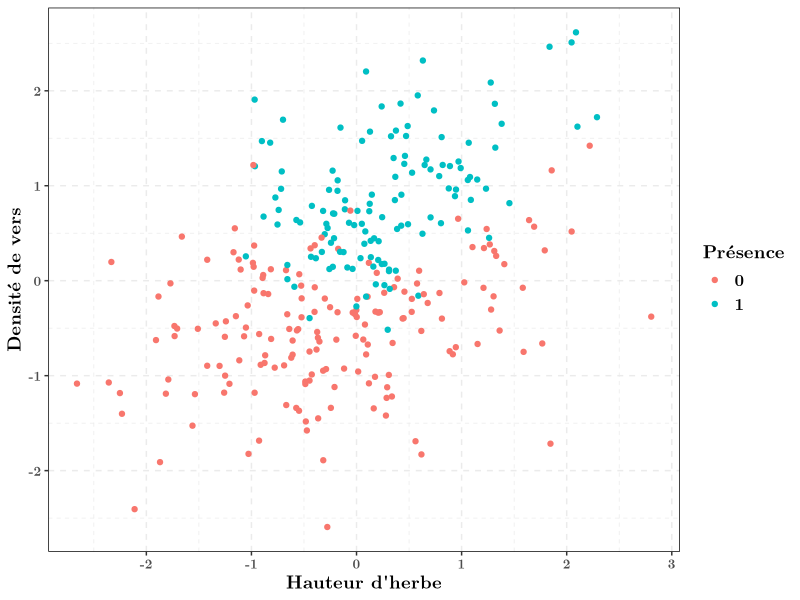
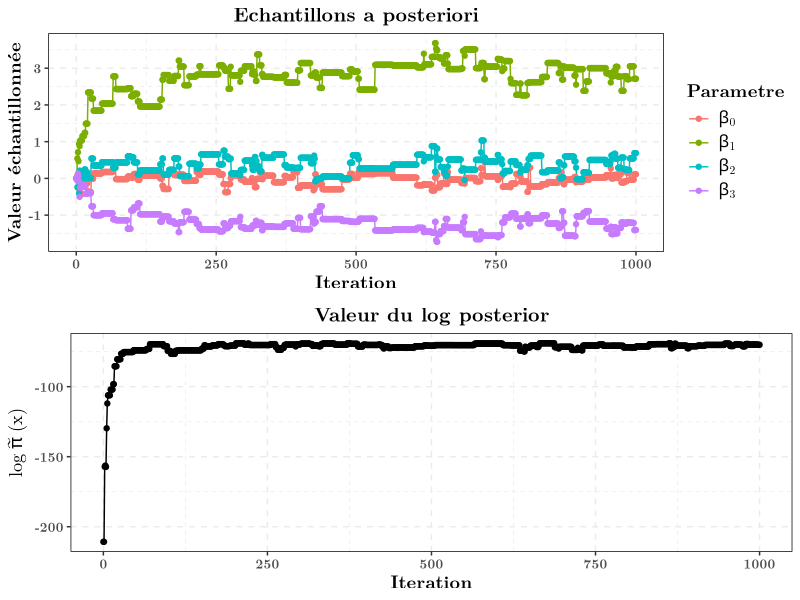
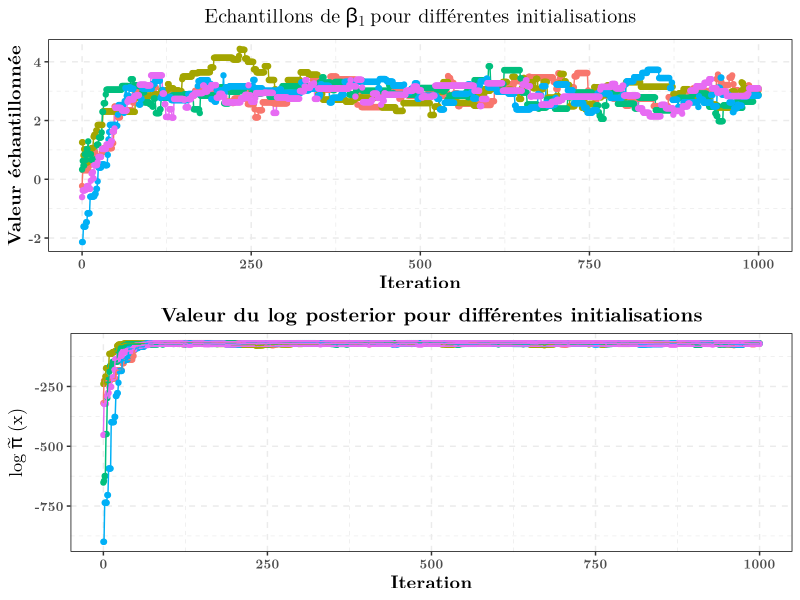
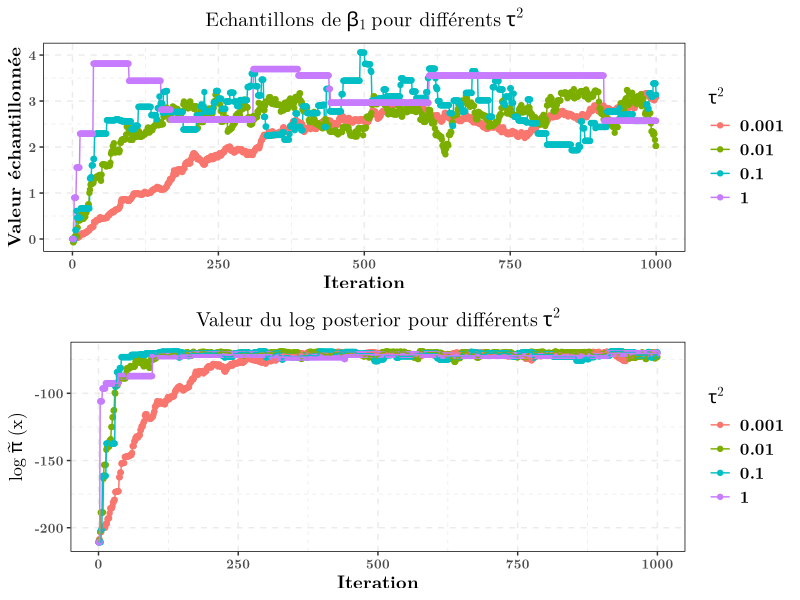
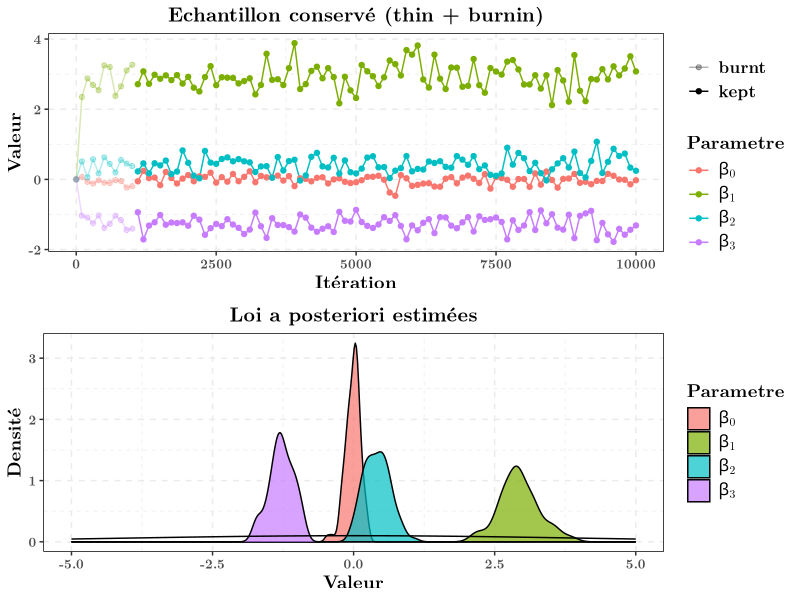

Generate these figures, in order, with R:
## ---- chunk 1
knitr::opts_chunk$set(echo = FALSE, message = FALSE,
                      cache = TRUE,
                      fig.width =  7, 
                      fig.height = 4)
library(tidyverse)
## ---- chunk 2
theme_set(theme_bw() +
            theme(
              panel.border = element_rect(colour = "black",
                                          fill = rgb(0, 0, 0, 0)),
              panel.grid = element_line(linetype = 2),
              plot.background = element_rect(fill = "white"),# bg around panel
              legend.background = element_blank(),
              text = element_text(family = "LM Roman 10", size = 12, face = "bold"),
              axis.title = element_text(size = rel(1.1)),
              legend.text = element_text(size = rel(1)),
              legend.title = element_text(size = rel(1.1)),
              plot.subtitle = element_text(hjust = 0.5, size = rel(1)),
              strip.background = element_rect(fill = "lightgoldenrod1"),
              plot.title = element_text(face = "bold", size = rel(1.2), hjust = 0.5)))
## ---- chunk 3
library(tidyverse)
rm(list = ls())
set.seed(123)
beta_vers <- 3; beta_herbe2 <- -1
beta_0 <- 0.1 * beta_herbe2 ; 
beta_herbe <- 2 * beta_herbe2 * beta_0
beta_true <- c(beta_0, beta_vers, beta_herbe, beta_herbe2)
n_site <- 300
gen_y <- function(v, h, h2){
  prob <- pnorm(beta_0 + v * beta_vers + h * beta_herbe + h2 * beta_herbe2)
  factor(sample(0:1, size = 1, prob = c(1 - prob, prob)),
         levels = c(0,1))
}
donnees_presence <- mixtools::rmvnorm(n_site, 
                                mu = c(0, 0), 
                                sigma = matrix(c(1, 0.5, 0.5, 1), ncol = 2)) %>% 
  as.data.frame() %>% 
  rename(dens_vers = V1, haut_herbe = V2) %>% 
  mutate(haut_herbe_2 = haut_herbe^2) %>% 
  rowwise() %>% 
  mutate(presence = gen_y(dens_vers, haut_herbe, haut_herbe_2)) 
## ---- chunk 4
ggplot(donnees_presence, aes(x = haut_herbe, y = dens_vers)) +
  geom_point(aes(col = presence)) + 
  labs(x = "Hauteur d'herbe", 
       y = "Densité de vers", 
       col = "Présence")
## ---- chunk 5
design_matrix <- donnees_presence %>% 
  select(-presence) %>%
  as.matrix() %>% 
  cbind(intercept = rep(1, nrow(.)), .)
y_vector <- donnees_presence %>% 
  pull(presence) %>% 
  as.character() %>% 
  as.numeric() 
## ---- chunk 6
get_likelihood <- function(beta_vec, X, y, log = FALSE){
  phis <- pnorm(as.numeric(X %*% beta_vec), log.p = T)
  log_likelihood <- rep(NA, nrow(X))
  log_likelihood[y == 1] <- phis[y == 1]
  log_likelihood[y == 0] <- log(1 - exp(phis[y == 0]))
  if(log){
    return(sum(log_likelihood))
  }
  else
    return(exp(sum(log_likelihood)))
}
get_prior <- function(beta_vec, log = FALSE){
  log_prior <- sum(dnorm(length(beta_vec), 0, 4, log = TRUE))
  if(log){
    return(log_prior)
  }
  else{
    return(exp(log_prior))
  }
}
## ---- chunk 7
get_posterior <- function(beta_vec, X, y, log = FALSE){
  log_posterior <- get_prior(beta_vec, log = TRUE)  +
    get_likelihood(beta_vec, X, y, log = TRUE)
  if(log){
    return(log_posterior)
  }
  else{
    return(exp(log_posterior))
  }
}
## ---- chunk 8
get_metropolis_sampling <- function(beta_init, X, y, n_step, tau2 = 1){
  beta_dim <- length(beta_init)
  out <- matrix(ncol = beta_dim, nrow = n_step + 1, 
                dimnames = list(NULL, paste0("beta_", 0:(beta_dim - 1))))
  out[1, ] <- beta_init
  my_tau <- sqrt(tau2)
  accepted <- rep(NA, n_step + 1)
  log_posterior <- rep(NA, n_step + 1)
  log_posterior[1] <- get_posterior(beta_init, X, y, log = TRUE)
  if(is.infinite(log_posterior[1])){
    stop("First log posterior value is infinite, change beta_init")
  }
  for(i in 1:n_step){
    candidate <- rnorm(beta_dim, out[i, ], my_tau)
    candidate_log_posterior <- get_posterior(candidate, X, y, log = TRUE)
    log_u <- log(runif(1))
    accepted[i + 1] <- log_u < (candidate_log_posterior - log_posterior[i])
    if (accepted[i + 1]) {
      out[i + 1, ] <- candidate
      log_posterior[i + 1] <- candidate_log_posterior
    }
    else {
      out[i + 1, ] <- out[i, ]
      log_posterior[i + 1] <- log_posterior[i]
    }
  }
  tibble(iteration = 0:n_step) %>% 
    bind_cols(as_tibble(out)) %>% 
    mutate(log_posterior = log_posterior,
           accepted = accepted,
           tau2 = tau2) %>% 
    return()
}
## ---- chunk 9
premier_mcmc <- get_metropolis_sampling(rep(0, 4), design_matrix, y_vector, 
                                        n_step = 1e3, tau2 = 0.1)
## ---- chunk 10
sample_plot <- select(premier_mcmc,  -log_posterior, -accepted, -tau2) %>% 
  gather(-iteration, key = "Parametre", value = "Sample", factor_key = TRUE) %>% 
  ggplot(aes(x = iteration, y = Sample, colour = Parametre)) +
  geom_line() +
  geom_point() +
  labs(y = "Valeur échantillonnée", x = "Iteration", 
       title = "Echantillons a posteriori") +
  scale_color_discrete(labels = c(expression(beta[0]), expression(beta[1]),
                                 expression(beta[2]), expression(beta[3])))
log_posterior_plot <- ggplot(premier_mcmc) +
  aes(x = iteration, y = log_posterior) +
  geom_point() + 
  geom_line() +
  labs(y = expression("log"~tilde(pi)~"(x)"), x = "Iteration", 
       title = "Valeur du log posterior")
gridExtra::grid.arrange(sample_plot, log_posterior_plot)
## ---- chunk 11
set.seed(123)
mcmc_multiple_start <- rerun(5,
                             get_metropolis_sampling(rnorm(4), 
                                                     X = design_matrix, 
                                                     y = y_vector, 
                                                     n_step = 1e3, tau2 = 0.1)) %>% 
  bind_rows(.id = "Replicate")
## ---- chunk 12
sample_plot <- ggplot(mcmc_multiple_start) +
  aes(x = iteration, y = beta_1, colour = Replicate) +
  geom_line() +
  geom_point() +
  labs(y = "Valeur échantillonnée", x = "Iteration", 
       title = expression("Echantillons de"~beta[1]~"pour différentes initialisations")) +
  theme(legend.position = "none")
log_posterior_plot <- ggplot(mcmc_multiple_start) +
  aes(x = iteration, y = log_posterior, color = Replicate) +
  geom_point() + 
  geom_line() +
  labs(y = expression("log"~tilde(pi)~"(x)"), x = "Iteration", 
       title = "Valeur du log posterior pour différentes initialisations") +
  theme(legend.position = "none")
gridExtra::grid.arrange(sample_plot, log_posterior_plot)
## ---- chunk 13
set.seed(123)
mcmc_multiple_tau <- map_dfr(c(1e-3, 1e-2, 1e-1, 1),
                               function(my_tau)
                                 get_metropolis_sampling(rep(0, 4), 
                                                         X = design_matrix, 
                                                         y = y_vector, 
                                                         n_step = 1e3, tau2 = my_tau))
## ---- chunk 14
sample_plot <- ggplot(mcmc_multiple_tau) +
  aes(x = iteration, y = beta_1, colour = factor(tau2)) +
  geom_line() +
  geom_point() +
  labs(y = "Valeur échantillonnée", x = "Iteration", 
       title = expression("Echantillons de"~beta[1]~"pour différents"~tau^2),
       color = expression(tau^2))
log_posterior_plot <- ggplot(mcmc_multiple_tau) +
  aes(x = iteration, y = log_posterior, color = factor(tau2)) +
  geom_point() + 
  geom_line() +
  labs(y = expression("log"~tilde(pi)~"(x)"), x = "Iteration", 
       title = expression("Valeur du log posterior pour différents"~tau^2),
       color = expression(tau^2)) 
gridExtra::grid.arrange(sample_plot, log_posterior_plot)
## ---- chunk 15
mcmc_multiple_tau %>% 
  group_by(tau2) %>% 
  summarise(taux_acceptation = mean(accepted, na.rm = TRUE)) %>% 
  knitr::kable(col.names = c("$\\tau^2$", "Taux d'acceptation"))
## ---- chunk 16
mcmc_multiple_tau %>% 
  group_by(tau2) %>% 
  summarise(autocorrel = cor(beta_1[-1], beta_1[-n()])) %>% 
  knitr::kable(col.names = c("$\\tau^2$", "Autocorrelation"))
## ---- chunk 17
set.seed(123)
mcmc_multiple_tau <- map_dfr(c(1e-3, 1e-2, 1e-1, 1),
                             function(my_tau)
                               get_metropolis_sampling(rep(0, 4), 
                                                       X = design_matrix, 
                                                       y = y_vector, 
                                                       n_step = 1e4, tau2 = my_tau))
mcmc_multiple_tau %>% 
  filter((iteration %% 100) == 0) %>% 
  group_by(tau2) %>% 
  summarise(autocorrel = cor(beta_1[-1], beta_1[-n()])) %>% 
  knitr::kable(col.names = c("$\\tau^2$", "Autocorrelation"))
## ---- chunk 18
kept_sample_gathered <- mcmc_multiple_tau %>% 
  filter((iteration %% 100) == 0, tau2 == 0.1) %>% 
  mutate(burnin = ifelse(iteration <= 1e3, "burnt", "kept")) %>% 
  select(-log_posterior, -accepted, -tau2) %>% 
  gather(-iteration, -burnin, key = "Parametre", value = "Sample", factor_key = TRUE)
sample_plot <- kept_sample_gathered %>% 
  ggplot(aes(x = iteration, y = Sample, color = Parametre,
             alpha = burnin)) +
  geom_line() +
  geom_point() + 
  labs(y = "Valeur", x = "Itération", alpha = "",
       title = "Echantillon conservé (thin + burnin)") +
  scale_color_discrete(labels = c(expression(beta[0]), expression(beta[1]),
                                 expression(beta[2]), expression(beta[3]))) +
  scale_alpha_manual(values = c(0.3, 1))
density_plot <- kept_sample_gathered %>% 
  filter(burnin == "kept") %>% 
  ggplot(aes(x = Sample)) +
  geom_density(aes(fill = Parametre), alpha = 0.7) +
  scale_fill_discrete(labels = c(expression(beta[0]), expression(beta[1]),
                                 expression(beta[2]), expression(beta[3]))) +
  stat_function(fun = function(x) dnorm(x, 0, 4)) +
  labs(x = "Valeur", y = "Densité", title = "Loi a posteriori estimées") +
  lims(x = c(-5, 5))
gridExtra::grid.arrange(sample_plot, density_plot)
